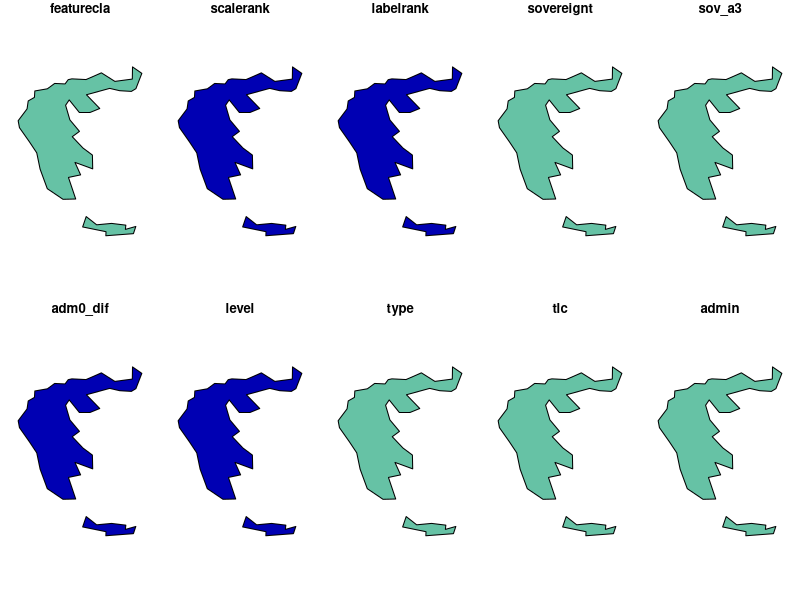
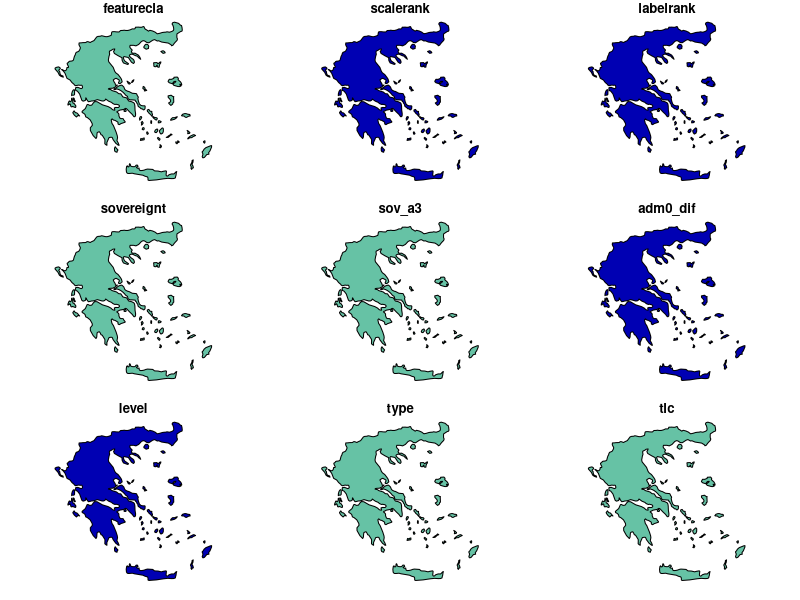

The R script that drew these images, in order: (Note: this script raises an error after producing the figures.)
## ---- chunk 1
knitr::opts_chunk$set(echo = TRUE)
## ---- chunk 2
library(rnaturalearth) # load the package
greece <- ne_countries(country = "Greece")
library(sp) # load the sp library for plotting
plot(greece)
## ---- chunk 3
greece2 <- ne_countries(scale = 50, country = "greece")
plot(greece2)
## ---- chunk 4
greece3 <- ne_countries(scale = 10, country = "greece")
plot(greece3)
## ---- chunk 5
par(mfrow = c(1, 1))
plot(greece)
plot(greece2, border = "red", add = T, lwd = 3)
plot(greece3, border = "blue", add = T)
## ---- chunk 6
ukstates <- ne_states(country = "United Kingdom")
plot(ukstates)
## ---- chunk 7
airports <- ne_download(scale = 10, type = "airports")
roads <- ne_download(scale = 10, type = "railroads", category = "cultural")
railroads <- ne_download(scale = 10, type = "railroads", category = "cultural")
